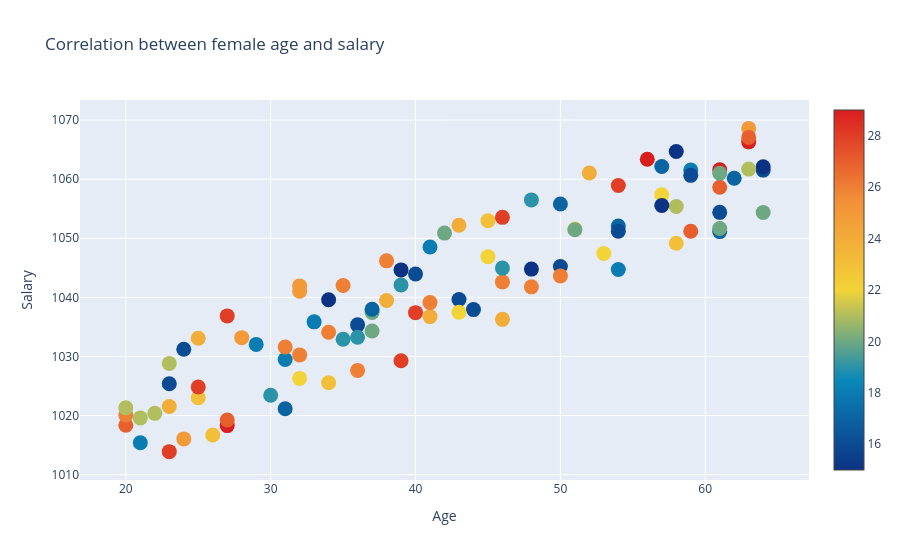

Write notebook code for a chart like this one.
### Code cell
trace = go.Scatter(x = female_age,
                  y = female_salary,
                  mode = "markers",
                  marker = dict(size = 15,
                                color = female_debt,
                               colorscale = "Portland",
                               showscale = True))

data = [trace]

layout = {"title":"Correlation between female age and salary",
         "xaxis":{"title":"Age", "zeroline":False},
         "yaxis":{"title":"Salary", "zeroline":False}}

iplot({"data":data, "layout":layout})

### Figure 1 — Plotly figure (JSON) as saved in the notebook; plotly's stock layout.template omitted (floating-point values rounded to 4 significant figures)
{"data": [{"marker": {"color": [19, 21, 25, 16, 26, 24, 27, 26, 16, 29, 26, 16, 24, 15, 23, 16, 18, 25, 22, 17, 23, 28, 18, 17, 27, 17, 18, 19, 16, 21, 28, 26, 18, 26, 25, 20, 26, 29, 17, 27, 19, 17, 16, 18, 24, 22, 24, 22, 17, 20, 22, 28, 26, 29, 25, 20, 23, 20, 15, 19, 15, 24, 18, 16, 15, 15, 27, 29, 21, 28, 19, 18, 19, 26, 25, 26, 16, 23, 21, 23, 22, 16, 20, 26, 28, 28, 22, 24, 28, 16, 27, 20, 21, 26, 20, 16, 21, 15, 24, 17], "colorscale": [[0, "rgb(12,51,131)"], [0.25, "rgb(10,136,186)"], [0.5, "rgb(242,211,56)"], [0.75, "rgb(242,143,56)"], [1, "rgb(217,30,30)"]], "showscale": true, "size": 15}, "mode": "markers", "type": "scatter", "x": [39, 58, 32, 44, 35, 43, 61, 46, 50, 63, 50, 64, 46, 48, 25, 36, 29, 32, 57, 54, 58, 23, 59, 31, 20, 61, 31, 36, 23, 22, 39, 32, 21, 31, 63, 37, 34, 27, 62, 63, 48, 37, 43, 33, 52, 32, 25, 51, 57, 51, 45, 40, 36, 61, 28, 64, 26, 42, 64, 46, 39, 38, 41, 54, 57, 58, 27, 56, 23, 25, 35, 54, 30, 48, 24, 38, 59, 45, 63, 34, 43, 40, 61, 20, 54, 46, 53, 41, 27, 24, 59, 37, 20, 41, 61, 61, 21, 34, 23, 50], "y": [1042.0, 1055.0, 1041.0, 1038.0, 1042.0, 1052.0, 1059.0, 1043.0, 1045.0, 1066.0, 1044.0, 1062.0, 1036.0, 1045.0, 1023.0, 1035.0, 1032.0, 1042.0, 1057.0, 1052.0, 1049.0, 1014.0, 1062.0, 1021.0, 1018.0, 1051.0, 1029.0, 1033.0, 1025.0, 1020.0, 1029.0, 1030.0, 1015.0, 1032.0, 1069.0, 1037.0, 1034.0, 1018.0, 1060.0, 1067.0, 1056.0, 1038.0, 1040.0, 1036.0, 1061.0, 1026.0, 1033.0, 1052.0, 1062.0, 1051.0, 1047.0, 1037.0, 1028.0, 1062.0, 1033.0, 1054.0, 1017.0, 1051.0, 1062.0, 1045.0, 1045.0, 1039.0, 1049.0, 1051.0, 1056.0, 1065.0, 1019.0, 1063.0, 1029.0, 1025.0, 1033.0, 1045.0, 1023.0, 1042.0, 1016.0, 1046.0, 1061.0, 1053.0, 1062.0, 1026.0, 1037.0, 1044.0, 1061.0, 1020.0, 1059.0, 1054.0, 1047.0, 1037.0, 1037.0, 1031.0, 1051.0, 1034.0, 1021.0, 1039.0, 1052.0, 1054.0, 1020.0, 1040.0, 1022.0, 1056.0]}], "layout": {"title": {"text": "Correlation between female age and salary"}, "xaxis": {"title": {"text": "Age"}, "zeroline": false}, "yaxis": {"title": {"text": "Salary"}, "zeroline": false}}}
